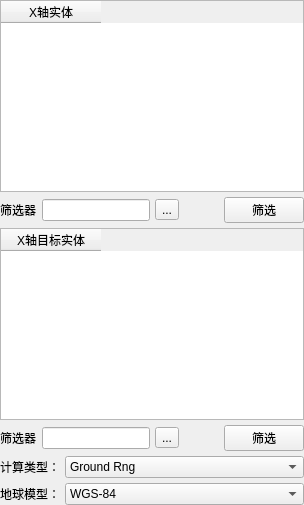
           <widget class="QWidget" name="page_7">
            <layout class="QVBoxLayout" name="verticalLayout_18">
             <property name="spacing">
              <number>5</number>
             </property>
             <property name="leftMargin">
              <number>0</number>
             </property>
             <property name="topMargin">
              <number>0</number>
             </property>
             <property name="rightMargin">
              <number>0</number>
             </property>
             <property name="bottomMargin">
              <number>0</number>
             </property>
             <item>
              <layout class="QVBoxLayout" name="verticalLayout_16">
               <item>
                <widget class="QTableWidget" name="tableWidget_Entity_5">
                 <column>
                  <property name="text">
                   <string>X轴实体</string>
                  </property>
                 </column>
                </widget>
               </item>
               <item>
                <layout class="QHBoxLayout" name="horizontalLayout_20">
                 <item>
                  <widget class="QLabel" name="label_16">
                   <property name="text">
                    <string>筛选器</string>
                   </property>
                  </widget>
                 </item>
                 <item>
                  <widget class="QLineEdit" name="lineEdit_9"/>
                 </item>
                 <item>
                  <widget class="QToolButton" name="toolButton_5">
                   <property name="text">
                    <string>...</string>
                   </property>
                  </widget>
                 </item>
                 <item>
                  <spacer name="horizontalSpacer_19">
                   <property name="orientation">
                    <enum>Qt::Horizontal</enum>
                   </property>
                   <property name="sizeHint" stdset="0">
                    <size>
                     <width>40</width>
                     <height>20</height>
                    </size>
                   </property>
                  </spacer>
                 </item>
                 <item>
                  <widget class="QPushButton" name="pushButton_9">
                   <property name="text">
                    <string>筛选</string>
                   </property>
                  </widget>
                 </item>
                </layout>
               </item>
              </layout>
             </item>
             <item>
              <layout class="QVBoxLayout" name="verticalLayout_17">
               <item>
                <widget class="QTableWidget" name="tableWidget_Entity_6">
                 <column>
                  <property name="text">
                   <string>X轴目标实体</string>
                  </property>
                 </column>
                </widget>
               </item>
               <item>
                <layout class="QHBoxLayout" name="horizontalLayout_21">
                 <item>
                  <widget class="QLabel" name="label_17">
                   <property name="text">
                    <string>筛选器</string>
                   </property>
                  </widget>
                 </item>
                 <item>
                  <widget class="QLineEdit" name="lineEdit_10"/>
                 </item>
                 <item>
                  <widget class="QToolButton" name="toolButton_6">
                   <property name="text">
                    <string>...</string>
                   </property>
                  </widget>
                 </item>
                 <item>
                  <spacer name="horizontalSpacer_20">
                   <property name="orientation">
                    <enum>Qt::Horizontal</enum>
                   </property>
                   <property name="sizeHint" stdset="0">
                    <size>
                     <width>40</width>
                     <height>20</height>
                    </size>
                   </property>
                  </spacer>
                 </item>
                 <item>
                  <widget class="QPushButton" name="pushButton_10">
                   <property name="text">
                    <string>筛选</string>
                   </property>
                  </widget>
                 </item>
                </layout>
               </item>
              </layout>
             </item>
             <item>
              <layout class="QGridLayout" name="gridLayout" columnstretch="0,1">
               <item row="0" column="0">
                <widget class="QLabel" name="label_18">
                 <property name="text">
                  <string>计算类型：</string>
                 </property>
                </widget>
               </item>
               <item row="0" column="1">
                <widget class="QComboBox" name="comboBox">
                 <property name="minimumSize">
                  <size>
                   <width>0</width>
                   <height>0</height>
                  </size>
                 </property>
                 <item>
                  <property name="text">
                   <string>Ground Rng</string>
                  </property>
                 </item>
                </widget>
               </item>
               <item row="1" column="0">
                <widget class="QLabel" name="label_19">
                 <property name="text">
                  <string>地球模型：</string>
                 </property>
                </widget>
               </item>
               <item row="1" column="1">
                <widget class="QComboBox" name="comboBox_2">
                 <item>
                  <property name="text">
                   <string>WGS-84</string>
                  </property>
                 </item>
                </widget>
               </item>
              </layout>
             </item>
            </layout>
           </widget>
